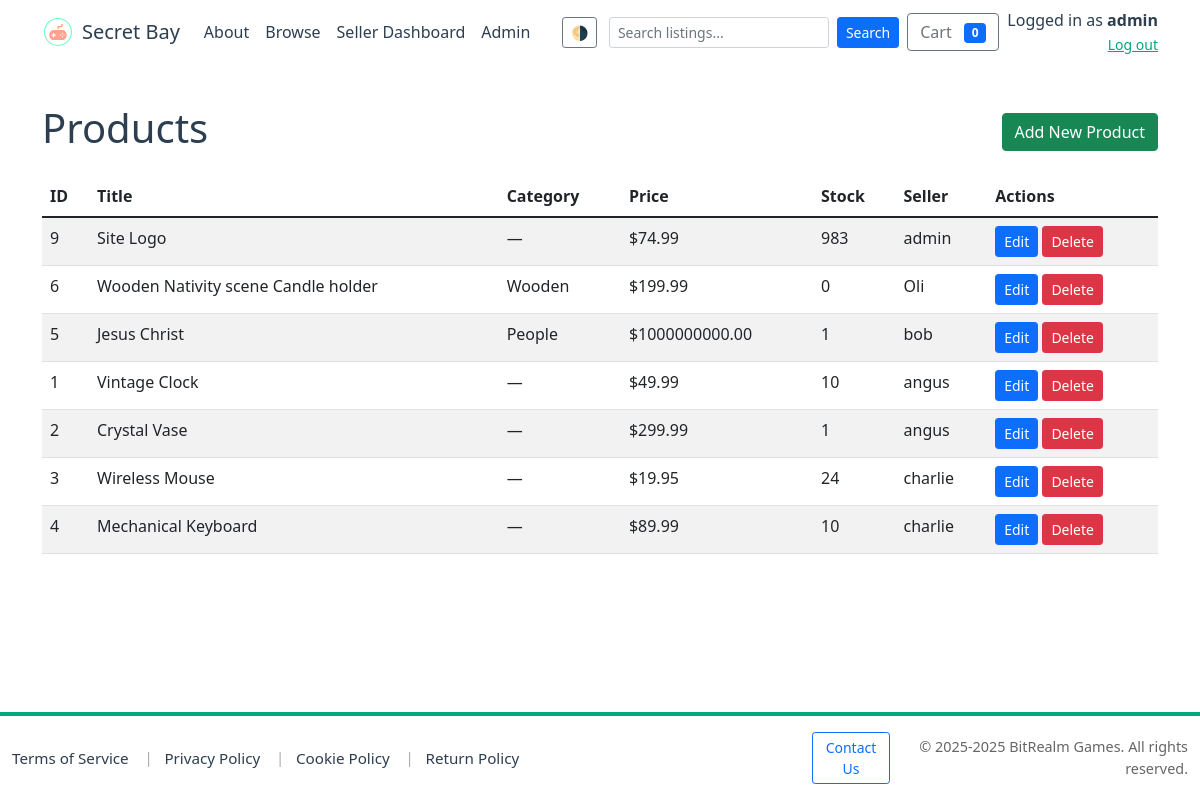
/admin/products (signed in), run on an earlier commit of the app's database.
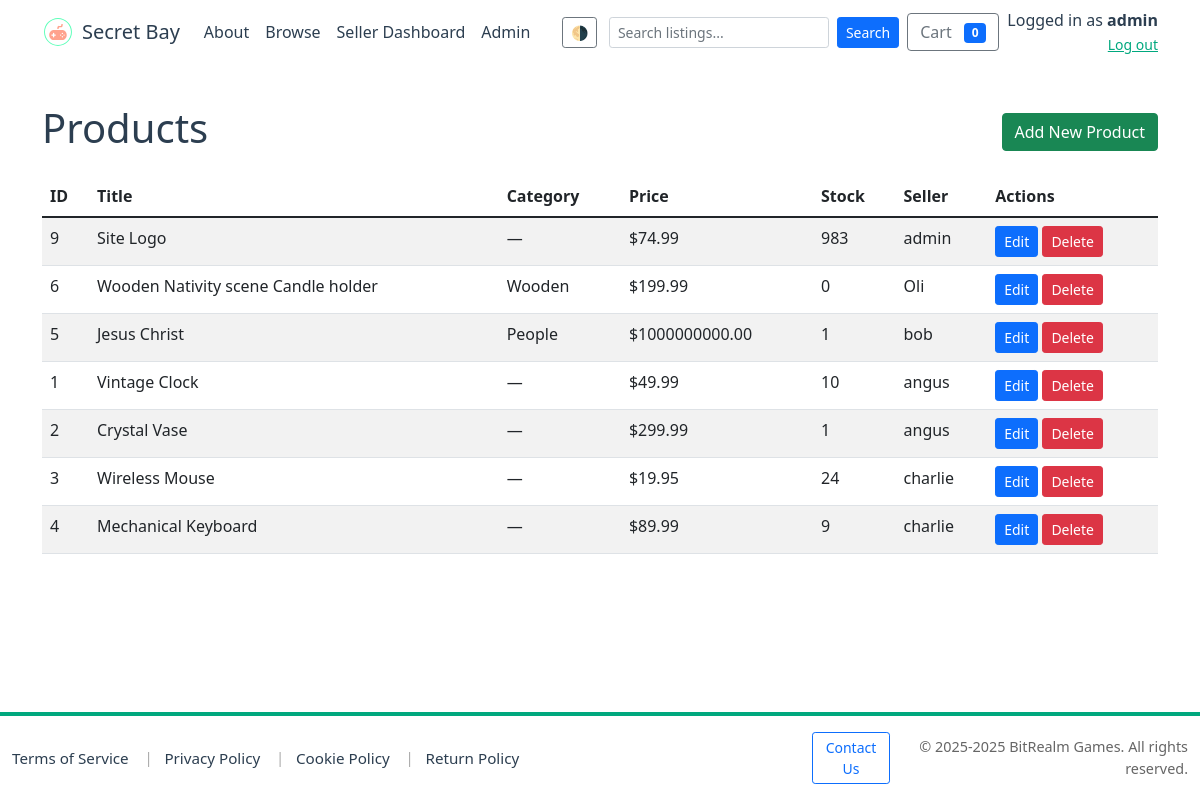
And on a later commit of the database.
### tables this page shows
CREATE TABLE products (
    id INTEGER PRIMARY KEY AUTOINCREMENT,
    seller_id INTEGER,
    title TEXT NOT NULL,
    description TEXT,
    price REAL NOT NULL CHECK(price >= 0),
    stock INTEGER DEFAULT 0,
    created_at TEXT NOT NULL DEFAULT (datetime('now')), image_url TEXT, category_id INTEGER, rating REAL DEFAULT 0.0,
    FOREIGN KEY(seller_id) REFERENCES users(id) ON DELETE SET NULL
);

CREATE TABLE users (
    id INTEGER PRIMARY KEY AUTOINCREMENT,
    username TEXT NOT NULL UNIQUE,
    email TEXT NOT NULL UNIQUE,
    password_hash TEXT NOT NULL,
    is_admin INTEGER NOT NULL DEFAULT 0,
    is_seller INTEGER NOT NULL DEFAULT 0,
    business_name TEXT,
    seller_description TEXT,
    rating REAL DEFAULT 0,
    total_sales INTEGER DEFAULT 0,
    created_at TEXT NOT NULL DEFAULT (datetime('now'))
, logo_url TEXT);

### app.py (the view)
@app.route('/admin/products')
@admin_required
def admin_products():
    conn = get_db_connection()
    cur = conn.cursor()
    cur.execute("SELECT p.id, p.title, p.price, p.stock, u.username AS seller, c.name AS category FROM products p LEFT JOIN users u ON p.seller_id = u.id LEFT JOIN categories c ON p.category_id = c.id ORDER BY p.created_at DESC")
    products = cur.fetchall()
    conn.close()
    return render_template('admin/products.html', products=products)

### app.py (called while the page is built)
def get_db_connection(path=DB_PATH):
    conn = sqlite3.connect(path)
    conn.row_factory = sqlite3.Row
    conn.execute("PRAGMA foreign_keys = ON;")
    return conn

@app.after_request
def set_security_headers(response):
    response.headers.setdefault('X-Frame-Options', 'SAMEORIGIN')
    response.headers.setdefault('X-Content-Type-Options', 'nosniff')
    response.headers.setdefault('Referrer-Policy', 'no-referrer-when-downgrade')
    if 'SSL_ENABLED' in globals() and SSL_ENABLED:
        response.headers.setdefault('Strict-Transport-Security', 'max-age=63072000; includeSubDomains; preload')
    return response

### templates/admin/products.html (shortened to what this page needs)
<!doctype html>
<html lang="en">
<head>
  {% include 'head_includes.html' %}
</head>
<body>
  {% include 'navbar.html' %}
  <div class="container my-4">
    <div class="d-flex justify-content-between align-items-center">
      <h1>Products</h1>
      <a href="{{ url_for('admin_product_new') }}" class="btn btn-success">Add New Product</a>
    </div>
    <table class="table table-striped mt-3">
      <thead>
        <tr>
          <th>ID</th>
          <th>Title</th>
          <th>Category</th>
          <th>Price</th>
          <th>Stock</th>
          <th>Seller</th>
          <th>Actions</th>
        </tr>
      </thead>
      <tbody>
        {% for p in products %}
          <tr>
            <td>{{ p['id'] }}</td>
            <td>{{ p['title'] }}</td>
            <td>{{ p['category'] or '—' }}</td>
            <td>${{ '%.2f'|format(p['price']) }}</td>
            <td>{{ p['stock'] }}</td>
            <td>{{ p['seller'] or '—' }}</td>
            <td>
              <a href="{{ url_for('admin_product_edit', product_id=p['id']) }}" class="btn btn-sm btn-primary">Edit</a>
              <form action="{{ url_for('admin_product_delete', product_id=p['id']) }}" method="post" style="display:inline" onsubmit="return confirm('Delete this product?');">
                <button class="btn btn-sm btn-danger">Delete</button>
              </form>
            </td>
          </tr>
        {% else %}
          <tr><td colspan="6">No products found.</td></tr>
        {% endfor %}
      </tbody>
    </table>
  </div>
  {% include 'footer.html' %}
</body>
</html>

What changed in the data, as far as the page shows it:
changed products "Mechanical Keyboard": stock "10" → "9"
